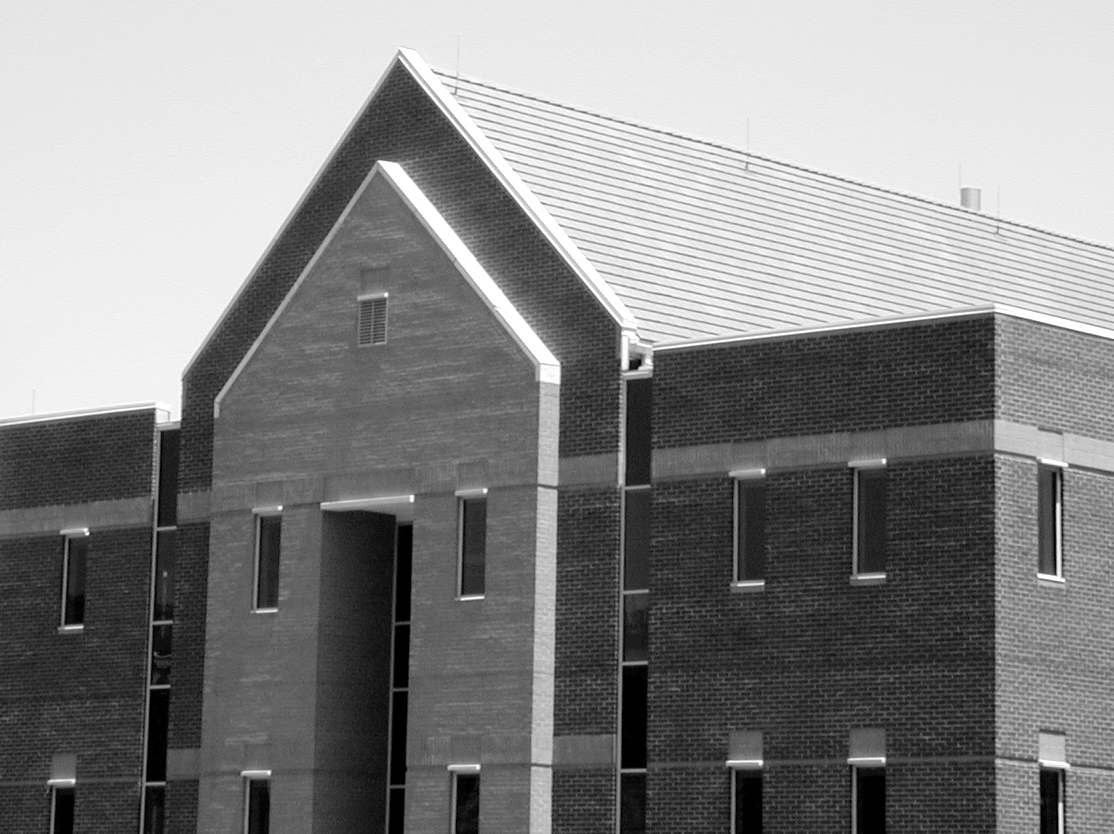
#> input picture Digital Image Processing/Exercise13/Fig1016(a)(building_original).tif, 1114 x 834 px
$ python main2.py
#> lines starting #> are read from the running program, lines starting #| are printed output that depends on the picture

#%%
import numpy as np
import matplotlib.pyplot as plt
import os
from PIL import Image
from scipy.signal import convolve2d
from mpl_toolkits.mplot3d import axes3d


image = np.array(plt.imread('Fig1016(a)(building_original).tif'))
#> image is the input picture: shape (834, 1114); min 0, max 255, mean 133.3


def marr_hild(image, sigma):
    # distance larger then 3sigma(99.8%?) from the mean are small to be ignored
    # But we need smallest ODD so we +1

    # Normalize image
    # image.setflags(write=1)
#> called with sigma = 4
    image = image/255
    size = int(2*(np.ceil(3*sigma))+1)

    x, y = np.meshgrid(np.linspace(-size/2, size/2, size), np.linspace(-size/2, size/2, size))
    # x = x.astype('int')
    # y = y.astype('int')
    normal = 1 / (2.0 * np.pi * sigma**2)
    kernel = (x**2 + y**2 -2*sigma**2)/(sigma**4)*np.exp(-(x**2 + y**2) / (2*sigma**2))*normal
    lap = np.array([[1, 1, 1],
                   [1, -8, 1],
                   [1, 1, 1]])


    #kernel = convolve2d(kernel, lap, 'same')

    #kernel -= np.mean(kernel)
    print(np.sum(kernel))
    print(kernel.shape)
    #kern_size = kernel.shape[0]

    mask = convolve2d(image, kernel, 'same', boundary='symm')
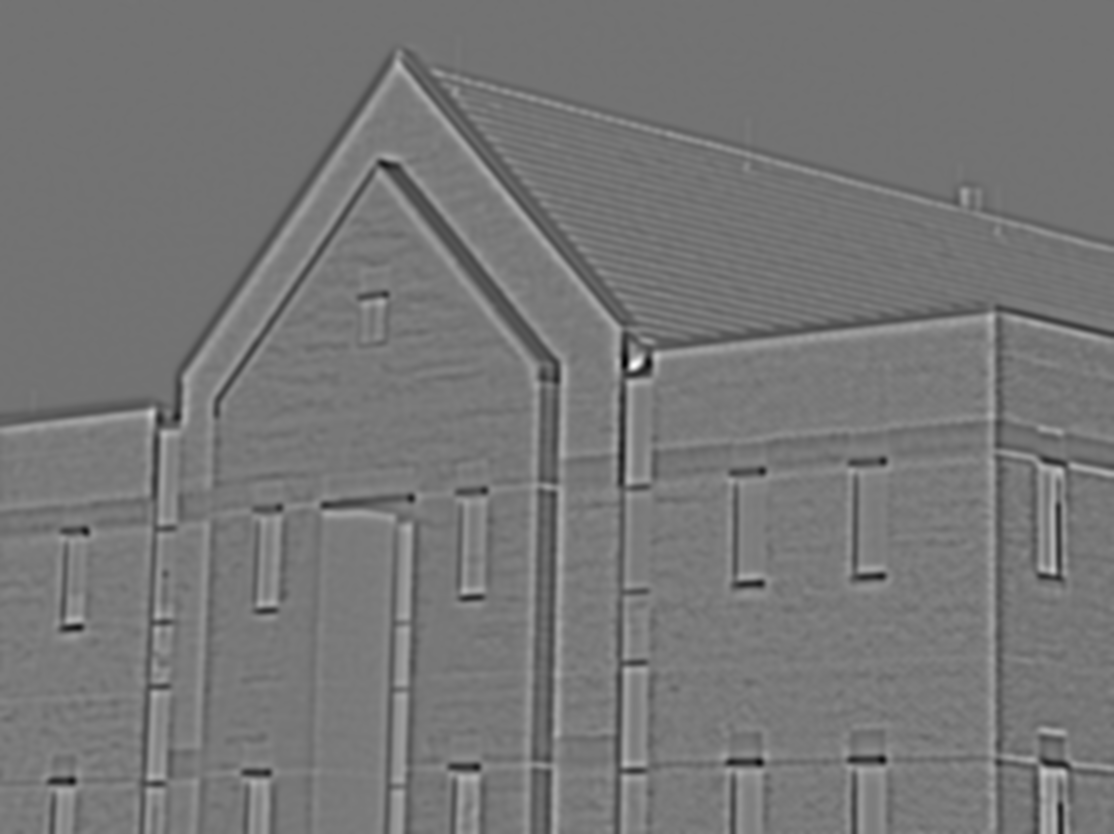
#> mask: shape (834, 1114) float64; min -0.0196, max 0.0208, mean -0.000765; drawn with min black and max white

    print(np.unique(mask))
#> (printed output is left out)


    # Zero crossings
    result = np.zeros(image.shape)
    rows, cols = image.shape
#> rows = 834; cols = 1114

    # 4% of maximum value
    T = np.max(mask)*0.04
#> T = 0.000834

    # mask[mask < 0] = 0
    # mask[mask > 0] = 1

    # # Use 3x3 kernel check
    for row in range(1, rows-1):
        for col in range(1 ,cols-1):
            left = mask[row,col-1]
            right = mask[row, col+1]
            up = mask[row-1, col]
            down = mask[row+1, col]
            diagdown1 = mask[row-1, col-1]
            diagup1 = mask[row-1, col+1]
            diagdown2 = mask[row-1, col-1]
            diagup2 = mask[row+1, col+1]

            if ((np.sign(left) != np.sign(right)) or ( np.sign(up) != np.sign(down))) or ((np.sign(diagdown1) != np.sign(diagup1)) or (np.sign(diagdown2) != np.sign(diagup2))):
                if np.abs(left-right) > T or np.abs(up-down) > T or np.abs(diagdown1-diagup1) > T or np.abs(diagdown2-diagup2) > T:
                    result[row, col] = 1
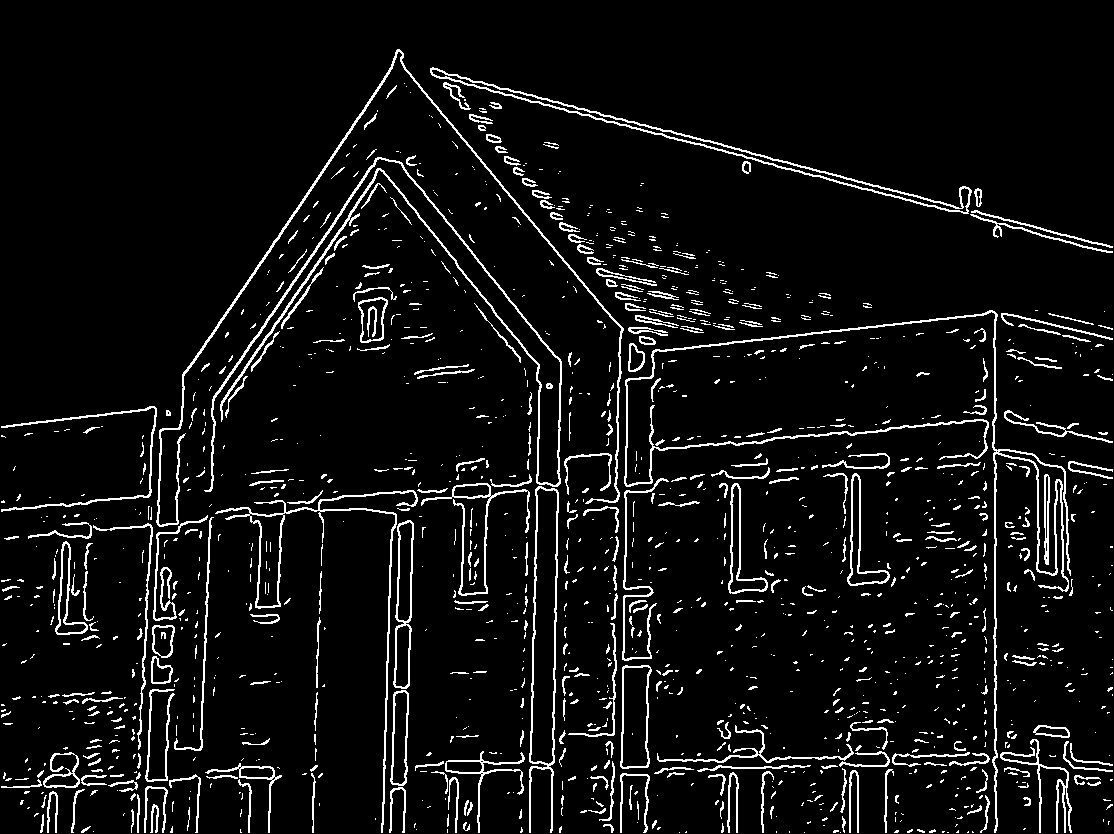
#> result: shape (834, 1114) float64; values 0 (black) and 1 (white), 6.3% white in thin lines or dots


    # Kernel needs to sum to zero.3
    return mask, kernel, result


sigma = 4
Z, kernel, result = marr_hild(image, sigma)
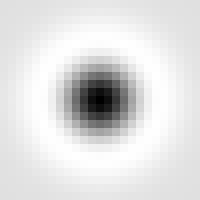
#> kernel: shape (25, 25) float64 (shown 8 times larger); min -0.00124, max 0.000168, mean -2.34e-06; drawn with min black and max white

fig, ax = plt.subplots(1, 2)
ax[0].imshow(Z, cmap = 'gray')
ax[1].imshow(result, cmap = 'gray')
plt.show()
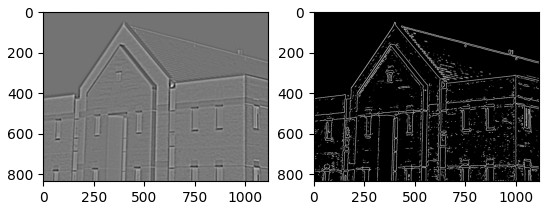
#> figure drawn by matplotlib, 2 panels
plt.imshow(kernel, cmap = 'inferno')
plt.title('N = %s'%(kernel.shape[0]))
plt.show()

# [8 lines of commented-out code are left out]
